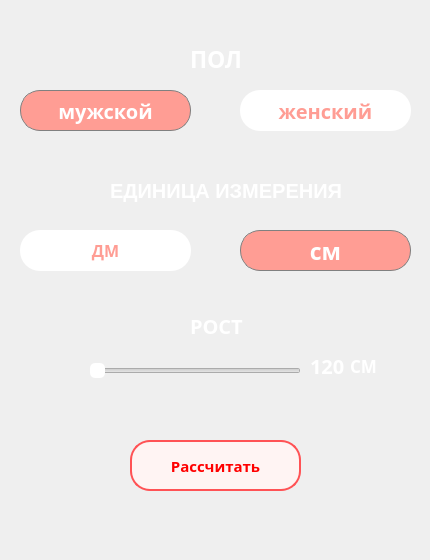
<?xml version="1.0" encoding="UTF-8"?>
<ui version="4.0">
 <class>MainWindow</class>
 <widget class="QMainWindow" name="MainWindow">
  <property name="geometry">
   <rect>
    <x>0</x>
    <y>0</y>
    <width>430</width>
    <height>560</height>
   </rect>
  </property>
  <property name="minimumSize">
   <size>
    <width>430</width>
    <height>560</height>
   </size>
  </property>
  <property name="maximumSize">
   <size>
    <width>430</width>
    <height>560</height>
   </size>
  </property>
  <property name="windowTitle">
   <string>  Ideal Weight</string>
  </property>
  <property name="windowIcon">
   <iconset resource="Favicon.qrc">
    <normaloff>:/Favicon/фавикон.png</normaloff>:/Favicon/фавикон.png</iconset>
  </property>
  <property name="styleSheet">
   <string notr="true">QMainWindow#MainWindow{
	background-color: qlineargradient(spread:pad, x1:0, y1:0, x2:0, y2:0.875, stop:0 #f06d5b, stop:1 rgb(255, 35, 112));
}
color: rgb(255, 255, 255);</string>
  </property>
  <widget class="QWidget" name="centralwidget">
   <widget class="QLabel" name="label_2">
    <property name="geometry">
     <rect>
      <x>190</x>
      <y>20</y>
      <width>71</width>
      <height>77</height>
     </rect>
    </property>
    <property name="font">
     <font>
      <family>Simplex_IV25</family>
      <pointsize>17</pointsize>
      <italic>false</italic>
      <bold>true</bold>
     </font>
    </property>
    <property name="styleSheet">
     <string notr="true">color: rgb(255, 255, 255);
/*font-family: &quot;Montserrat&quot;,Verdana,sans-serif;*/
font: 17pt /*&quot;Segoe UI&quot;*/&quot;Simplex_IV25&quot;;
font-weight: 600;</string>
    </property>
    <property name="text">
     <string>ПОЛ</string>
    </property>
   </widget>
   <widget class="QSlider" name="horizontalSlider">
    <property name="geometry">
     <rect>
      <x>90</x>
      <y>360</y>
      <width>211</width>
      <height>22</height>
     </rect>
    </property>
    <property name="styleSheet">
     <string notr="true">QSlider#horizontalSlider::handle {
	background-color: rgb(255, 255, 255);
	width: 10px;
	height: 10px;
    border-radius: 5px;

 }
 /*QSlider#horizontalSlider::sub-page:horizontal {
     background: rgb(49, 255, 46);
 }*/</string>
    </property>
    <property name="minimum">
     <number>120</number>
    </property>
    <property name="maximum">
     <number>220</number>
    </property>
    <property name="orientation">
     <enum>Qt::Horizontal</enum>
    </property>
   </widget>
   <widget class="QLabel" name="label_3">
    <property name="geometry">
     <rect>
      <x>190</x>
      <y>310</y>
      <width>71</width>
      <height>31</height>
     </rect>
    </property>
    <property name="font">
     <font>
      <family>Simplex_IV25</family>
      <pointsize>15</pointsize>
      <italic>false</italic>
      <bold>true</bold>
     </font>
    </property>
    <property name="styleSheet">
     <string notr="true">color: rgb(255, 255, 255);
/*font-family: &quot;Montserrat&quot;,Verdana,sans-serif;*/
font: 15pt /*&quot;Segoe UI&quot;*/&quot;Simplex_IV25&quot;;
font-weight: 600;</string>
    </property>
    <property name="text">
     <string>РОСТ</string>
    </property>
   </widget>
   <widget class="QLabel" name="label_8">
    <property name="geometry">
     <rect>
      <x>110</x>
      <y>170</y>
      <width>281</width>
      <height>41</height>
     </rect>
    </property>
    <property name="font">
     <font>
      <family>Segoe UI</family>
      <pointsize>15</pointsize>
      <italic>false</italic>
      <bold>false</bold>
     </font>
    </property>
    <property name="styleSheet">
     <string notr="true">color: rgb(255, 255, 255);
/*font-family: &quot;Montserrat&quot;,Verdana,sans-serif;*/
font: 15pt &quot;Segoe UI&quot;;
font-weight: 500;</string>
    </property>
    <property name="text">
     <string>ЕДИНИЦА ИЗМЕРЕНИЯ</string>
    </property>
   </widget>
   <widget class="QPushButton" name="pushButton_3">
    <property name="geometry">
     <rect>
      <x>240</x>
      <y>230</y>
      <width>171</width>
      <height>41</height>
     </rect>
    </property>
    <property name="font">
     <font>
      <family>Simplex_IV25</family>
      <pointsize>17</pointsize>
      <bold>true</bold>
     </font>
    </property>
    <property name="styleSheet">
     <string notr="true">QPushButton {
	background-color: rgb(255, 157, 148);
	color: rgb(255, 255, 255);
	border: 1px solid gray;
	border-radius: 20px;
	font-family: /*&quot;Montserrat&quot;,Verdana,sans-serif*/&quot;Simplex_IV25&quot;;
	font-weight: 650;
}</string>
    </property>
    <property name="text">
     <string>см</string>
    </property>
   </widget>
   <widget class="QPushButton" name="pushButton_2">
    <property name="geometry">
     <rect>
      <x>20</x>
      <y>230</y>
      <width>171</width>
      <height>41</height>
     </rect>
    </property>
    <property name="font">
     <font>
      <family>Simplex_IV25</family>
      <pointsize>12</pointsize>
      <bold>true</bold>
     </font>
    </property>
    <property name="styleSheet">
     <string notr="true">QPushButton {
	background-color: rgb(255, 255, 255);
	color: rgb(255, 157, 148);
	border-radius: 20px;
	font-family: /*&quot;Montserrat&quot;,Verdana,sans-serif*/&quot;Simplex_IV25&quot;;
	font-weight: 650;
}</string>
    </property>
    <property name="text">
     <string>ДМ</string>
    </property>
   </widget>
   <widget class="QPushButton" name="pushButton_4">
    <property name="geometry">
     <rect>
      <x>20</x>
      <y>90</y>
      <width>171</width>
      <height>41</height>
     </rect>
    </property>
    <property name="font">
     <font>
      <family>Simplex_IV25</family>
      <pointsize>15</pointsize>
      <bold>true</bold>
     </font>
    </property>
    <property name="styleSheet">
     <string notr="true">QPushButton {
	background-color: rgb(255, 157, 148);
	color: rgb(255, 255, 255);
	border: 1px solid gray;
	border-radius: 20px;
	font-family: /*&quot;Montserrat&quot;,Verdana,sans-serif*/&quot;Simplex_IV25&quot;;
	font-weight: 650;
}</string>
    </property>
    <property name="text">
     <string>мужской</string>
    </property>
   </widget>
   <widget class="QPushButton" name="pushButton_5">
    <property name="geometry">
     <rect>
      <x>240</x>
      <y>90</y>
      <width>171</width>
      <height>41</height>
     </rect>
    </property>
    <property name="font">
     <font>
      <family>Simplex_IV25</family>
      <pointsize>15</pointsize>
      <bold>true</bold>
     </font>
    </property>
    <property name="styleSheet">
     <string notr="true">QPushButton {
	background-color: rgb(255, 255, 255);
	color: rgb(255, 157, 148);
	border-radius: 20px;
	font-family: /*&quot;Montserrat&quot;,Verdana,sans-serif*/&quot;Simplex_IV25&quot;;
	font-weight: 650;
}</string>
    </property>
    <property name="text">
     <string>женский</string>
    </property>
   </widget>
   <widget class="QLabel" name="label_10">
    <property name="geometry">
     <rect>
      <x>0</x>
      <y>410</y>
      <width>431</width>
      <height>161</height>
     </rect>
    </property>
    <property name="text">
     <string/>
    </property>
    <property name="pixmap">
     <pixmap resource="footer_img.qrc">:/Bez_Imeni-1.png</pixmap>
    </property>
   </widget>
   <widget class="QPushButton" name="pushButton">
    <property name="geometry">
     <rect>
      <x>130</x>
      <y>440</y>
      <width>171</width>
      <height>51</height>
     </rect>
    </property>
    <property name="font">
     <font>
      <family>Simplex_IV25</family>
      <pointsize>11</pointsize>
      <bold>true</bold>
     </font>
    </property>
    <property name="styleSheet">
     <string notr="true">QPushButton {
    background-color: rgb(255, 244, 243);
	color: #f00;
	border: 2px solid rgb(255, 82, 85);
    border-radius: 20px;
	font-family: /*&quot;Montserrat&quot;,Verdana,sans-serif*/&quot;Simplex_IV25&quot;;
	font-weight: 650;
}</string>
    </property>
    <property name="text">
     <string>Рассчитать</string>
    </property>
   </widget>
   <widget class="QLabel" name="label_5">
    <property name="geometry">
     <rect>
      <x>350</x>
      <y>350</y>
      <width>39</width>
      <height>31</height>
     </rect>
    </property>
    <property name="font">
     <font>
      <family>Simplex_IV25</family>
      <pointsize>13</pointsize>
      <bold>true</bold>
     </font>
    </property>
    <property name="styleSheet">
     <string notr="true">color: rgb(255, 255, 255);
font-family: /*&quot;Montserrat&quot;,Verdana,sans-serif*/&quot;Simplex_IV25&quot;;
font-weight: 650;</string>
    </property>
    <property name="text">
     <string>СМ</string>
    </property>
   </widget>
   <widget class="QLabel" name="label">
    <property name="geometry">
     <rect>
      <x>310</x>
      <y>350</y>
      <width>51</width>
      <height>31</height>
     </rect>
    </property>
    <property name="font">
     <font>
      <family>Montserrat</family>
      <pointsize>15</pointsize>
      <bold>true</bold>
     </font>
    </property>
    <property name="styleSheet">
     <string notr="true">color: rgb(255, 255, 255);
font-family: &quot;Montserrat&quot;,Verdana,sans-serif;
font-weight: 600;</string>
    </property>
    <property name="text">
     <string>120</string>
    </property>
   </widget>
  </widget>
  <widget class="QMenuBar" name="menubar">
   <property name="geometry">
    <rect>
     <x>0</x>
     <y>0</y>
     <width>430</width>
     <height>26</height>
    </rect>
   </property>
  </widget>
 </widget>
 <resources>
  <include location="Favicon.qrc"/>
  <include location="footer_img.qrc"/>
 </resources>
 <connections/>
</ui>
